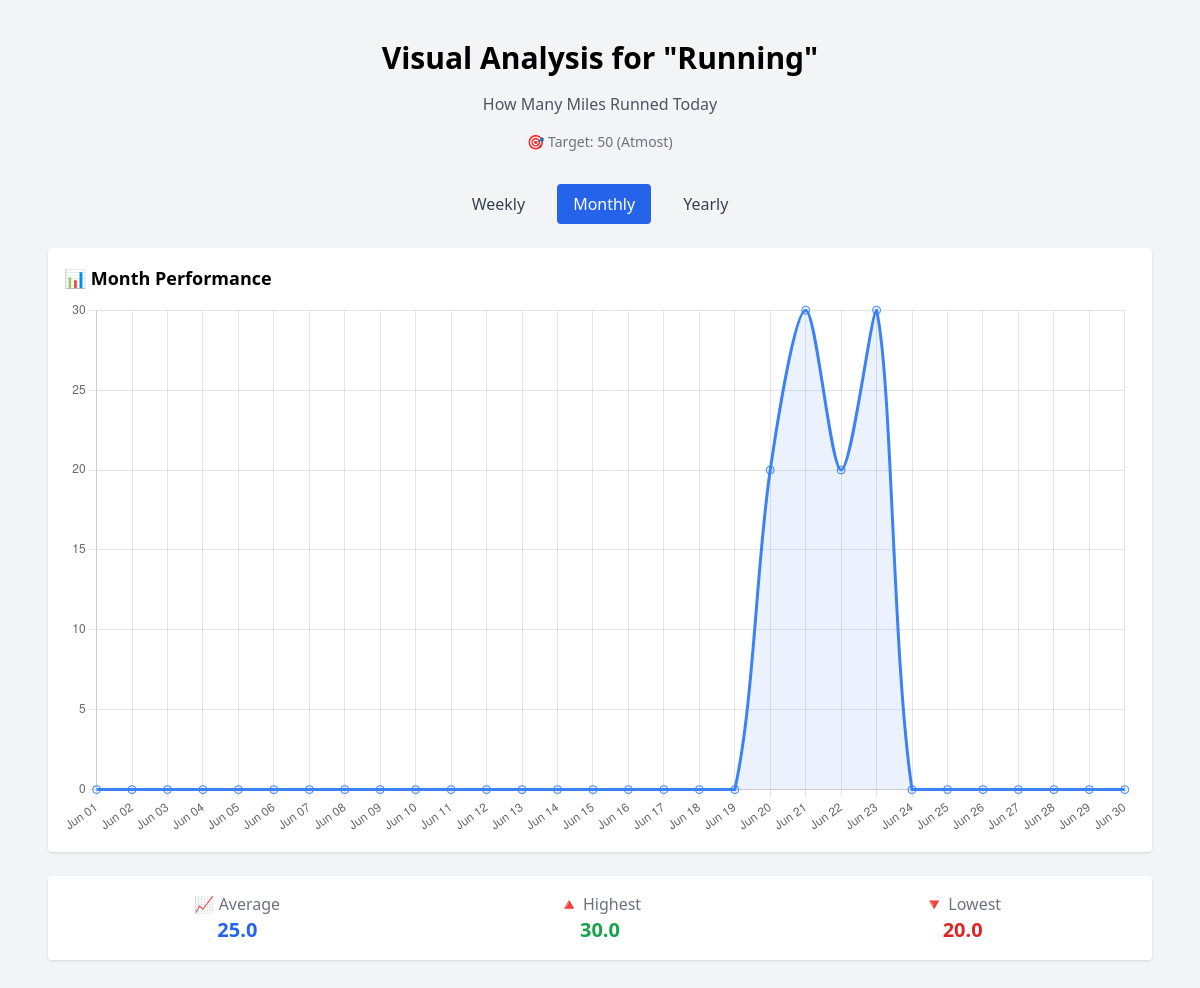
Page /measurable_visual/1 (signed in) on the committed database.
### app.py (models this page shows)
class Measurable(db.Model):
    id = db.Column(db.Integer, primary_key=True)
    user_id = db.Column(db.Integer, db.ForeignKey('user.id'), nullable=False)
    name = db.Column(db.String(100), nullable=False)
    question = db.Column(db.String(255))
    unit_target = db.Column(db.String(50), nullable=False)
    target_type = db.Column(db.String(20), nullable=False)  # Atleast or Atmost
    notes = db.Column(db.Text)
    color = db.Column(db.String(20))

class MeasurableLog(db.Model):
    id = db.Column(db.Integer, primary_key=True)
    measurable_id = db.Column(db.Integer, db.ForeignKey('measurable.id'), nullable=False)
    date = db.Column(db.String(10), nullable=False)
    value = db.Column(db.Float)

### app.py (the view, shortened to what this page needs)
@app.route('/measurable_visual/<int:measurable_id>')
def measurable_visual(measurable_id):
    if 'user_id' not in session:
        return redirect(url_for('login'))
    from datetime import timedelta
    view = request.args.get('view', 'month')
    m = Measurable.query.filter_by(id=measurable_id, user_id=session['user_id']).first_or_404()
    logs = MeasurableLog.query.filter_by(measurable_id=m.id).order_by(MeasurableLog.date).all()
    log_map = {log.date: log.value for log in logs}
    today = datetime.today()
    labels = []
    values = []
    valid_values = []
    if view == "week":
        days_since_sunday = (today.weekday() + 1) % 7
        start_date = today - timedelta(days=days_since_sunday)
        days = [(start_date + timedelta(days=i)).date() for i in range(7)]
        labels = [d.strftime("%a %d") for d in days]
    else:  # month
        year, month = today.year, today.month
        days = [datetime(year, month, d).date() for d in range(1, calendar.monthrange(year, month)[1] + 1)]
        labels = [d.strftime("%b %d") for d in days]
    if view in ['week', 'month']:
        for d in days:
            date_str = d.strftime("%Y-%m-%d")
            val = float(log_map.get(date_str, 0))
            values.append(val)
            if val > 0:
                valid_values.append(val)
        avg = round(sum(valid_values) / len(valid_values), 2) if valid_values else 0
        high = max(valid_values) if valid_values else 0
        low = min(valid_values) if valid_values else 0
        return render_template("measurable_visual.html", m=m, view=view,
                               labels=labels, values=values,
                               avg=avg, highest=high, lowest=low)

### templates/measurable_visual.html (shortened to what this page needs)
{% extends "base.html" %}
{% block content %}
<div class="max-w-6xl mx-auto px-6 py-10">
    <h1 class="text-3xl font-bold text-center mb-4">Visual Analysis for "{{ m.name }}"</h1>
    <p class="text-center text-gray-600 mb-4">{{ m.question }}</p>
    <p class="text-center text-sm text-gray-500 mb-8">🎯 Target: {{ m.unit_target }} ({{ m.target_type|capitalize }})
    </p>
    <div class="flex justify-center gap-4 mb-6">
        <a href="{{ url_for('measurable_visual', measurable_id=m.id, view='week') }}"
            class="px-4 py-2 rounded {{ 'bg-blue-600 text-white' if view=='week' else 'bg-gray-100 text-gray-700' }}">Weekly</a>
        <a href="{{ url_for('measurable_visual', measurable_id=m.id, view='month') }}"
            class="px-4 py-2 rounded {{ 'bg-blue-600 text-white' if view=='month' else 'bg-gray-100 text-gray-700' }}">Monthly</a>
        <a href="{{ url_for('measurable_visual', measurable_id=m.id, view='year') }}"
            class="px-4 py-2 rounded {{ 'bg-blue-600 text-white' if view=='year' else 'bg-gray-100 text-gray-700' }}">Yearly</a>
    </div>
    <div class="bg-white shadow p-4 rounded mb-6">
        <h2 class="text-lg font-semibold mb-2">📊 {{ view|capitalize }} Performance</h2>
        <canvas id="unitChart"></canvas>
    </div>
    <div class="grid grid-cols-1 md:grid-cols-3 gap-4 text-center bg-white p-4 rounded shadow">
        <div>
            <p class="text-gray-500">📈 Average</p>
            <p class="text-xl font-bold text-blue-600">{{ avg }}</p>
        </div>
        <div>
            <p class="text-gray-500">🔺 Highest</p>
            <p class="text-xl font-bold text-green-600">{{ highest }}</p>
        </div>
        <div>
            <p class="text-gray-500">🔻 Lowest</p>
            <p class="text-xl font-bold text-red-600">{{ lowest }}</p>
        </div>
    </div>
</div>
<script>
    new Chart(document.getElementById("unitChart"), {
        type: 'line',
        data: {
            labels: {{ labels | tojson }},
        datasets: [{
            label: 'Units',
            data: {{ values | tojson }},
        borderColor: 'rgba(59,130,246,1)',
        backgroundColor: 'rgba(59,130,246,0.1)',
        tension: 0.3,
        fill: true,
        pointRadius: 4,
        pointHoverRadius: 6
    }]
  },
        options: {
        responsive: true,
        plugins: {
            legend: { display: false }
        },
        scales: {
            y: {
                beginAtZero: true
            }
        }
    }
});
</script>
{% endblock %}

### rows in the picture
Measurable: name "Running", question "How Many Miles Runned Today", unit_target "50", target_type "Atmost"
MeasurableLog: value "30.0"
MeasurableLog: value "20.0"

### other values in the picture
{{ view|capitalize }} "Month"
{{ avg }} "25.0"
chart data {{ values | tojson }} [0.0, 0.0, 0.0, 0.0, 0.0, 0.0, 0.0, 0.0, 0.0, 0.0, 0.0, 0.0, 0.0, 0.0, 0.0, 0.0, 0.0, 0.0, 0.0, 20.0, 30.0, 20.0, 30.0, 0.0, 0.0, 0.0, 0.0, 0.0, 0.0, 0.0]
